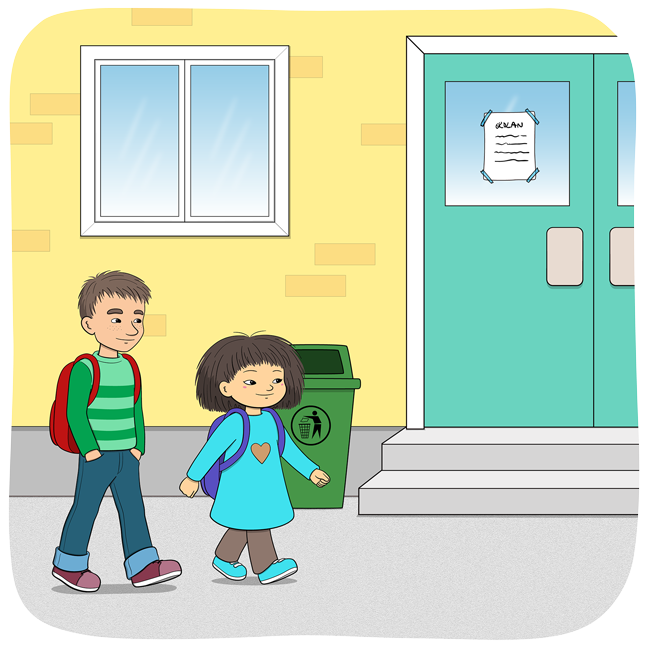
#> input picture imageA1.png, 650 x 650 px
$ python finnFemFel.py imageA1.png imageA2.png out.png
#> lines starting #> are read from the running program, lines starting #| are printed output that depends on the picture
from PIL import Image
import sys

if (len(sys.argv) != 4):
  print('Must specify input files and output file name.')
  sys.exit()

fname1 = sys.argv[1]
fname2 = sys.argv[2]
fnameOut = sys.argv[3]

# Load the two images.
im1 = Image.open(fname1)
#> im1 is the input picture: PIL image 650x650 RGBA; mean R, G, B, A 196.7, 214.8, 188.2, 233.8
pix1 = im1.load()
im2 = Image.open(fname2)
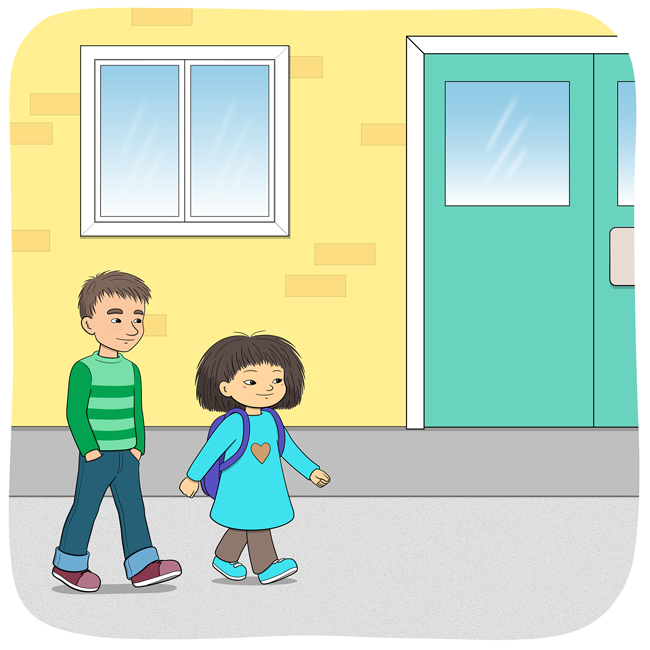
#> input picture imageA2.png, 650 x 650 px
#> im2 is the input picture: PIL image 650x650 RGB; mean R, G, B 198.4, 216.8, 190.3
pix2 = im2.load()

# Save a copy of the second image to build the output from.
#im2.save(fnameOut)
#imOutput = Image.open(f)
#pixOut = imOutput.load()

# Assume the two images are identical in size.
width = im1.size[0]
#> width = 650
height = im1.size[1]
#> height = 650

for x in range(width):
  for y in range(height):
    #pixOut[x,y] = tuple([abs(pix1[x,y][channel] - pix2[x,y][channel]) for channel in range(3)])
    pix2[x,y] = tuple([abs(pix1[x,y][channel] - pix2[x,y][channel]) for channel in range(3)])

#imOutput.save('output.png')
im2.save(fnameOut)
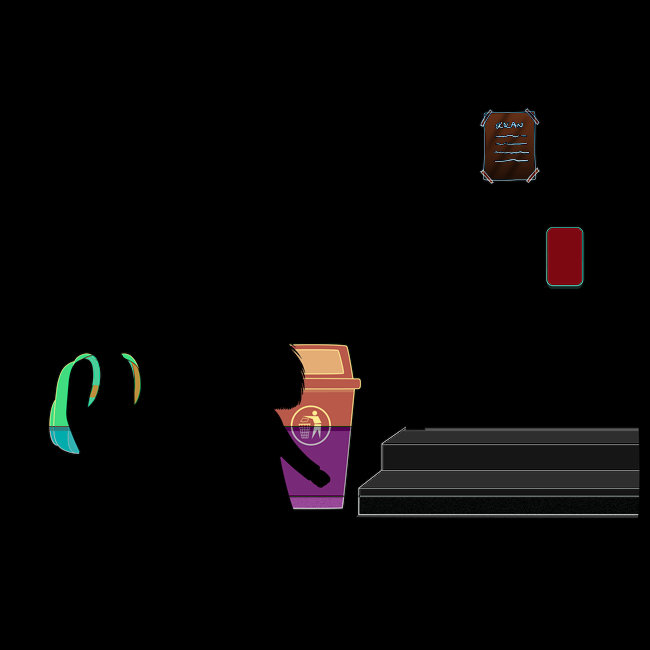
#> saved as out.png: PIL image 650x650 RGB; mean R, G, B 7.2, 5.5, 5.5
